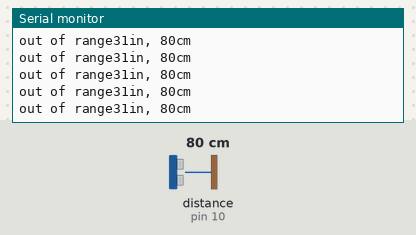
A sketch run on a simulated Arduino Uno, built with avr-gcc and run on an emulated ATmega328P. On the bench: the last lines printed to the serial monitor. Wiring (inferred from the names in the program): ultrasonic range finder: trigger pin 9; echo pin 10. Inputs (shaded band) come from the test bench; at power-on: distance to the obstacle (sensor on pin 10) 80 cm. The echo pulse lasts 58.3 µs per cm.

Above: at 1.2 s.
1.3 s: distance to the obstacle (sensor on pin 10) set to 2 cm
At 1.8 s:
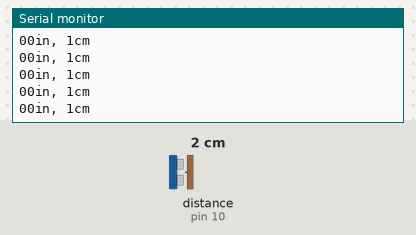
4.3 s: distance to the obstacle (sensor on pin 10) set to 4 cm
At 5.2 s:
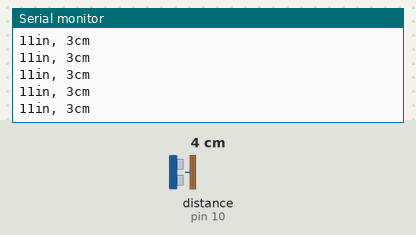
7.3 s: distance to the obstacle (sensor on pin 10) set to 35 cm
At 7.8 s:
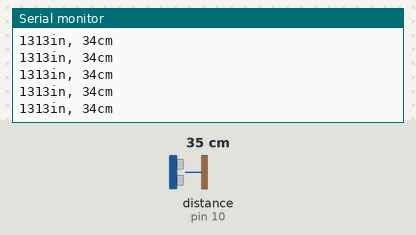
10.3 s: distance to the obstacle (sensor on pin 10) set to 9 cm
At 10.8 s:
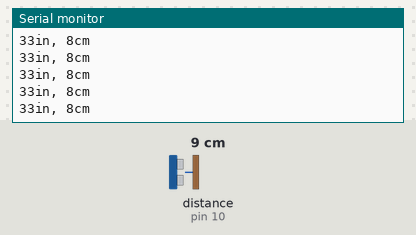
13.3 s: distance to the obstacle (sensor on pin 10) set to 120 cm
At 14.1 s:
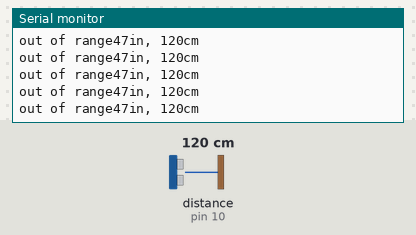
Timing chart, 0 to 16.3 s (numbered marks = the images above; inputs shaded):
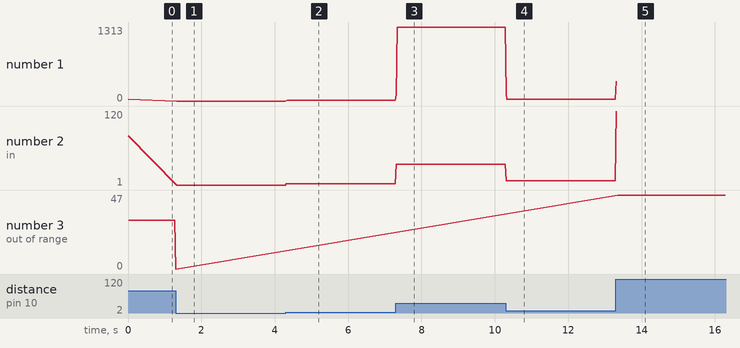

Measured:
- after the input at 1.3 s, the serial monitor: prints a new line at once (image 1)
- after the input at 4.3 s, the serial monitor: prints a new line at once (image 2)
- after the input at 7.3 s, the serial monitor: prints a new line at once (image 3)
- after the input at 10.3 s, the serial monitor: prints a new line at once (image 4)
- after the input at 13.3 s, the serial monitor: prints a new line at once (image 5)
- plotted number 1: 31 → 0 after the input at 1.3 s, 0 → 11 after the input at 4.3 s, 11 → 1313 after the input at 7.3 s, 1313 → 33 after the input at 10.3 s, 33 → 347 after the input at 13.3 s
- plotted number 2: 80 → 1 after the input at 1.3 s, 1 → 3 after the input at 4.3 s, 3 → 34 after the input at 7.3 s, 34 → 8 after the input at 10.3 s, 8 → 120 after the input at 13.3 s
- plotted number 3: 31 → 0 after the input at 1.3 s, 0 → 47 after the input at 13.3 s

The sketch:

new_range.ino
```cpp
const int trigPin = 9;
const int echoPin = 10;

void setup() {
  // initialize serial communication:
  Serial.begin(9600);
  pinMode(trigPin, OUTPUT);
  pinMode(echoPin, INPUT);
}

void loop()
{
  // establish variables for duration of the ping,
  // and the distance result in inches and centimeters:
  long duration, inches, cm;

  // The sensor is triggered by a HIGH pulse of 10 or more microseconds.
  // Give a short LOW pulse beforehand to ensure a clean HIGH pulse:

  digitalWrite(trigPin, LOW);
  delayMicroseconds(2);
  digitalWrite(trigPin, HIGH);
  delayMicroseconds(10);
  digitalWrite(trigPin, LOW);

  // Read the signal from the sensor: a HIGH pulse whose
  // duration is the time (in microseconds) from the sending
  // of the ping to the reception of its echo off of an object.

  duration = pulseIn(echoPin, HIGH);

  // convert the time into a distance
  inches = microsecondsToInches(duration);
  cm = microsecondsToCentimeters(duration);

  Serial.print(inches);
  Serial.print("in, ");
  Serial.print(cm);
  Serial.print("cm");
  Serial.println();

  if(inches < 30)
    Serial.print(inches);
  else
   Serial.print("out of range");

  delay(25);
}

long microsecondsToInches(long microseconds)
{
  // According to Parallax's datasheet for the PING))), there are
  // 73.746 microseconds per inch (i.e. sound travels at 1130 feet per
  // second).  This gives the distance travelled by the ping, outbound
  // and return, so we divide by 2 to get the distance of the obstacle.
  // See: http://www.parallax.com/dl/docs/prod/acc/28015-PING-v1.3.pdf
  return microseconds / 74 / 2;
}

long microsecondsToCentimeters(long microseconds)
{
  // The speed of sound is 340 m/s or 29 microseconds per centimeter.
  // The ping travels out and back, so to find the distance of the
  // object we take half of the distance travelled.
  return microseconds / 29 / 2;
}
```
